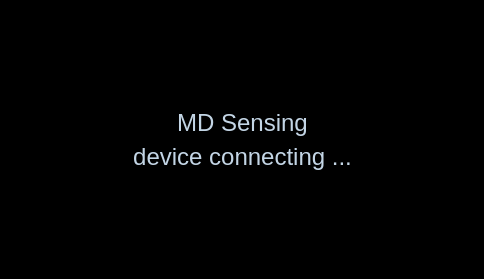
<?xml version="1.0" encoding="UTF-8"?>
<ui version="4.0">
 <class>DeviceStatusWidget</class>
 <widget class="QWidget" name="DeviceStatusWidget">
  <property name="geometry">
   <rect>
    <x>0</x>
    <y>0</y>
    <width>484</width>
    <height>279</height>
   </rect>
  </property>
  <property name="windowTitle">
   <string>DeviceStatusWidget</string>
  </property>
  <property name="styleSheet">
   <string notr="true">background-color: rgb(0, 0, 0);</string>
  </property>
  <layout class="QVBoxLayout" name="verticalLayout_3">
   <item>
    <layout class="QVBoxLayout" name="verticalLayout">
     <item>
      <spacer name="verticalSpacer_2">
       <property name="orientation">
        <enum>Qt::Vertical</enum>
       </property>
       <property name="sizeHint" stdset="0">
        <size>
         <width>20</width>
         <height>40</height>
        </size>
       </property>
      </spacer>
     </item>
     <item>
      <layout class="QHBoxLayout" name="horizontalLayout_10">
       <item>
        <spacer name="horizontalSpacer_10">
         <property name="orientation">
          <enum>Qt::Horizontal</enum>
         </property>
         <property name="sizeHint" stdset="0">
          <size>
           <width>40</width>
           <height>20</height>
          </size>
         </property>
        </spacer>
       </item>
       <item>
        <layout class="QVBoxLayout" name="verticalLayout_2">
         <item>
          <widget class="QLabel" name="label_6">
           <property name="font">
            <font>
             <pointsize>18</pointsize>
            </font>
           </property>
           <property name="focusPolicy">
            <enum>Qt::NoFocus</enum>
           </property>
           <property name="layoutDirection">
            <enum>Qt::LeftToRight</enum>
           </property>
           <property name="styleSheet">
            <string notr="true">background-color: rgba(255, 255, 255, 0);
color: rgb(195, 213, 229);</string>
           </property>
           <property name="text">
            <string>MD Sensing</string>
           </property>
           <property name="alignment">
            <set>Qt::AlignCenter</set>
           </property>
          </widget>
         </item>
         <item>
          <widget class="QLabel" name="label_device_status">
           <property name="sizePolicy">
            <sizepolicy hsizetype="Preferred" vsizetype="Preferred">
             <horstretch>0</horstretch>
             <verstretch>0</verstretch>
            </sizepolicy>
           </property>
           <property name="font">
            <font>
             <pointsize>18</pointsize>
            </font>
           </property>
           <property name="styleSheet">
            <string notr="true">background-color: rgba(255, 255, 255, 0);
color: rgb(195, 213, 229);</string>
           </property>
           <property name="text">
            <string>device connecting ...</string>
           </property>
           <property name="alignment">
            <set>Qt::AlignCenter</set>
           </property>
          </widget>
         </item>
        </layout>
       </item>
       <item>
        <spacer name="horizontalSpacer_11">
         <property name="orientation">
          <enum>Qt::Horizontal</enum>
         </property>
         <property name="sizeHint" stdset="0">
          <size>
           <width>40</width>
           <height>20</height>
          </size>
         </property>
        </spacer>
       </item>
      </layout>
     </item>
     <item>
      <spacer name="verticalSpacer">
       <property name="orientation">
        <enum>Qt::Vertical</enum>
       </property>
       <property name="sizeHint" stdset="0">
        <size>
         <width>20</width>
         <height>40</height>
        </size>
       </property>
      </spacer>
     </item>
    </layout>
   </item>
  </layout>
 </widget>
 <layoutdefault spacing="6" margin="11"/>
 <resources/>
 <connections/>
</ui>
